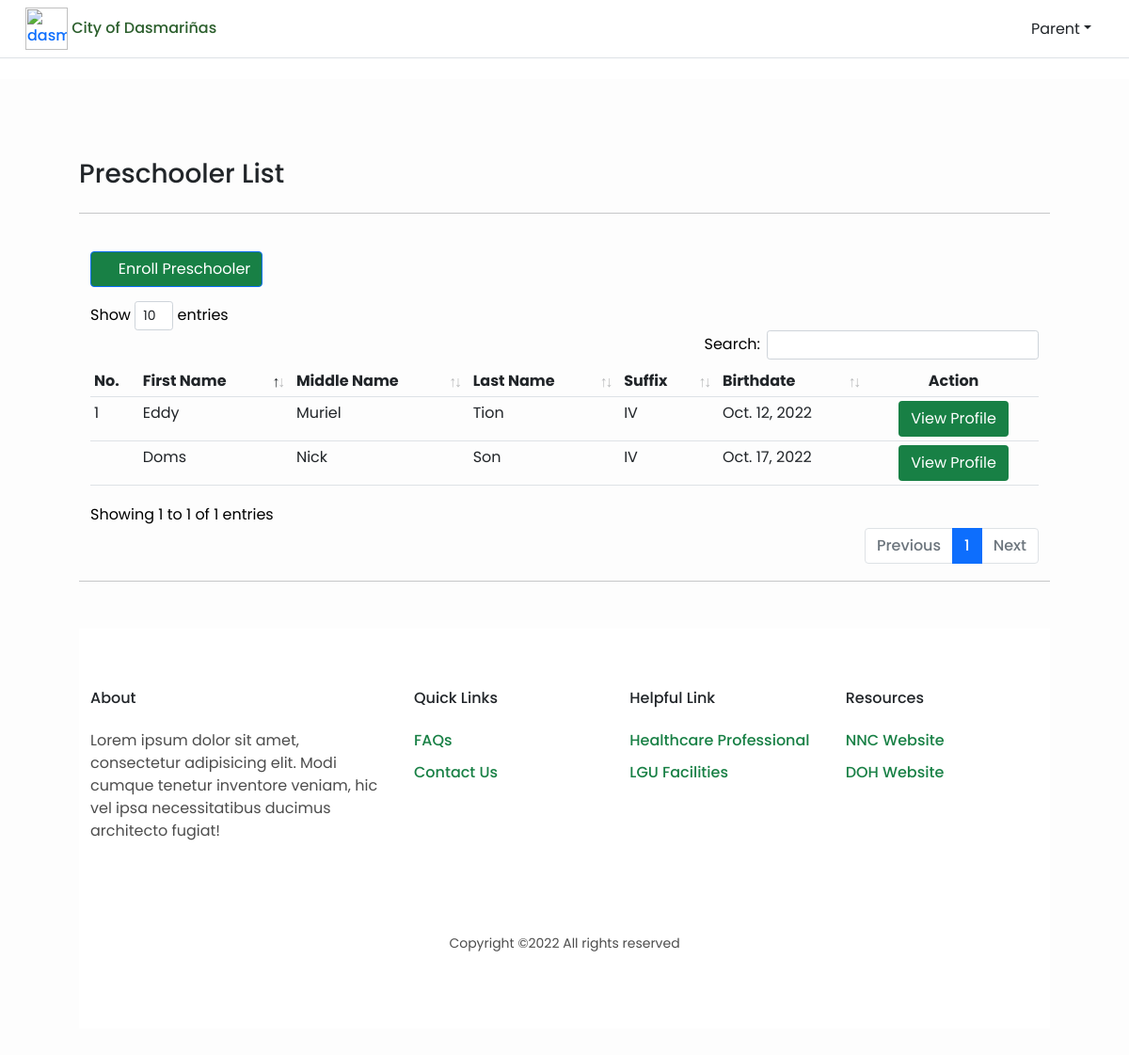
Screenshot of /home (signed in) with the database file from the repository.
### profilingApp/models.py (models this page shows, shortened)
class Preschooler(Model):
    parent = models.ForeignKey(Parent, on_delete=CASCADE)
    first_name = models.CharField(max_length=100)
    last_name = models.CharField(max_length=100)
    middle_name = models.CharField(max_length=100)
    suffix_name = models.CharField(max_length=100)
    birthday = models.DateField(null=True, blank=True)

### profilingApp/views.py (the view, shortened to what this page needs)
# urls.py: path('home', views.parent_home, name='parent_home'),
@login_required(login_url='login_registration')
def parent_home(request):
    parent_user = Parent.objects.get(user_id=request.user.id)
    preschooler = Preschooler.objects.filter(parent=parent_user)
    context = {'preschoolers' : preschooler}
    return render(request, 'activities/Parent Home.html', context)

### profilingApp/templates/activities/Parent Home.html (shortened to what this page needs)
{% load static %}
<html lang="en">
<head>
    <link rel="stylesheet" href="{% static '/CSS/DataTables/datatables.min.css' %}">
    <link rel="stylesheet" href="{% static '/CSS/styles.css' %}">
    <link rel="stylesheet" href="{% static '/CSS/font-awesome/css/all.min.css' %}">
    <link rel="stylesheet" href="{% static '/CSS/css/bootstrap.min.css' %}">
    <div class="site-header" id="header">
        <nav class="navbar fixed-top navbar-expand-lg navbar-dark index__navbar scrolled border-bottom" id="header">
            <div class="container-fluid">
                <div>
                    <a href="#" class="name" style="text-decoration: none;">
                        <img class="navbar-icon" style="margin-left:15px;" src="{% static '/Media/avatar.png' %}" alt="dasma-logo">
                        <span id="hidetitle" class="brand__name" style="color:#2c5f2dff;">City of Dasmariñas</span>
                    </a>
                </div>
                <div class="dropdown">
                    <button class="btn dropdown-toggle" type="button" id= "Headerddb" data-bs-toggle="dropdown" style="margin-right:15px"> <i class="fa fa-fw fa-user"></i>Parent</button>
                </div>
            </div>
        </nav>
    </div>
</head>
<body>
    <div id="grid" class="container-fluid" style="padding:7%; margin: top 65px;">
        <div class="container-grid">
            <div class="">
                <div class="row">
                    <div class="col">
                        <h3 style="text-align:left;">Preschooler List</h3>
                    </div>
                </div>
            <hr>
            <br>
            </div>
        </div>
    <div class="container text-black">
        <div class="row">
            <div class="col">
                <div class="text-left" >
                    <button style="margin-bottom: 15px; margin-right: 10px; background-color: #188045;" type="button" class="btn btn-primary" data-bs-toggle="modal" data-bs-target="#addSched"><span class="fa fa-calendar-alt"></span> Enroll Preschooler</button>
                </div>
                <div class="table-responsive">
                    <table class="table table-sm" id="preschoolers_table">
                        <thead>
                            <tr>
                                <th scope="col">No.</th>
                                <th scope="col">First Name</th>
                                <th scope="col">Middle Name</th>
                                <th scope="col">Last Name</th>
                                <th scope="col">Suffix</th>
                                <th scope="col">Birthdate</th>
                                <th scope="col" class="nosort text-center">Action</th>
                            </tr>
                        </thead>
                        <tbody>
                            {% for preschooler in preschoolers %}
                            <tr>
                                <td></td>
                                <td>{{ preschooler.first_name }}</td>
                                <td>{{ preschooler.middle_name }}</td>
                                <td>{{ preschooler.last_name }}</td>
                                <td>{{ preschooler.suffix_name }}</td>
                                <td>{{ preschooler.birthday }}</td>
                                <td style="text-align: center;">
                                    <div>
                                        <a href=""><button type="button" style="background-color: #188045; color: white;" class="btn">View Profile</button></a>
                                    </div>
                                </td>
                            </tr>
                        </tbody>
                        {% endfor %}
                    </table>
                </div>
            </div>
        </div>
    </div>
        <hr>
        <br>
    <div class="site-footer" id="footer">
        <div class="container">
            <div class="row">
                <div class="col-lg-4">
                    <h2 class="footer-heading mb-4">About</h2>
                    <p>Lorem ipsum dolor sit amet, consectetur adipisicing elit.
                        Modi cumque tenetur inventore veniam, hic vel ipsa necessitatibus
                        ducimus architecto fugiat!
                    </p>
                </div>
                <div class="col-lg-8">
                    <div class="row">
                        <div class="col-lg-4">
                            <h2 class="footer-heading mb-4">Quick Links</h2>
                            <ul class="list-unstyled">
                            <li><a href="#">FAQs</a></li>
                            <li><a href="#">Contact Us</a></li>
                            </ul>
                        </div>
                        <div class="col-lg-4">
                            <h2 class="footer-heading mb-4">Helpful Link</h2>
                            <ul class="list-unstyled">
                            <li><a href="#">Healthcare Professional</a></li>
                            <li><a href="#">LGU Facilities</a></li>
                            </ul>
                        </div>
                        <div class="col-lg-4">
                            <h2 class="footer-heading mb-4">Resources</h2>
                            <ul class="list-unstyled">
                            <li><a href="#">NNC Website</a></li>
                            <li><a href="#">DOH Website</a></li>
                            </ul>
                        </div>
                    </div>
                </div>
            </div>
            <div class="row text-center">
                <div class="col-md-12">
                    <div class="border-top pt-5">
                        <p class="copyright"><small>
                        Copyright ©<script>document.write(new Date().getFullYear());</script> All rights reserved
                        </small>
                        </p>
                    </div>
                </div>
            </div>
        </div>
    </div>
</body>

### profilingApp/static/CSS/styles.css (style rules this page uses)
.fixed-top { position: fixed; top: 0; right: 0; left: 0; z-index: 1030; }
.fixed-top.scrolled { background-color: #fff !important; background-image: none; transition: background-color 200ms linear; }
.navbar { transition: 0.5s ease-in-out; }
.navbar-icon { width: 45px; max-width: 50px; }
img { vertical-align: middle; border-style: none; }
* { margin: 0; padding: 0; box-sizing: border-box; font-family: 'Poppins', sans-serif; }
li, a, button { font-family: 'Poppins', sans-serif; font-weight: 500; font-size: 16px; color:#188045; text-decoration: none; }
li { list-style: none; display: list-item; text-align: -webkit-match-parent; }
.list-unstyled { padding-left: 0; list-style: none; }
a { text-decoration: none; }
#grid,#footer,#mysidenav,#header { transition: 0.5s ease-in-out; }
#grid { background-color: rgba(253, 253, 253, 0.952); position: relative; padding: 60px; width: 100%; margin-top: 60px; }
html { width: 100%; height: 100%; }
body { color: rgba(0, 0, 0, 0.6); font-family: 'Poppins', sans-serif; font-size: 14px; line-height: 1.6em; -webkit-font-smoothing: antialiased; -moz-osx-font-smoothing: grayscale; }
::placeholder { color:rgba(255, 255, 255, 0.253); }
#footer { position: relative; width: auto; background-color: #FFFFFF; margin: 10px auto; }
.row { display: -webkit-box; display: -ms-flexbox; display: flex; -ms-flex-wrap: wrap; flex-wrap: wrap; margin-right: 15px; margin-left: 15px; }
h2 { display: block; font-size: 1.5em; margin-block-start: 0.83em; margin-block-end: 0.83em; margin-inline-start: 0px; margin-inline-end: 0px; font-weight: bold; }
@media (min-width: 768px) { .site-footer { padding: 8em 0; } }
.site-footer { display: flex; padding: 4em 0; }
.mb-4 { font-size: 16px; margin-bottom: 1.5rem !important; }
.site-footer a { color: #188045; text-decoration: none; background-color: transparent; font-weight: 500; }
.site-footer ul li { margin-bottom: 10px; }
.site-footer p { color: rgba(0, 0, 0, 0.7); margin-top: 0; margin-bottom: 1rem; }
p { display: block; margin-block-start: 1em; margin-block-end: 1em; margin-inline-start: 0px; margin-inline-end: 0px; }
@media (min-width: 992px) { .col-lg-4 { -webkit-box-flex: 0; -ms-flex: 0 0 33.33333%; flex: 0 0 33.33333%; max-width: 33.33333%; } }
@media (min-width: 992px) { .col-lg-8 { -webkit-box-flex: 0; -ms-flex: 0 0 66.66667%; flex: 0 0 66.66667%; max-width: 66.66667%; } }
.site-footer .border-top { border-top: 1px solid rgba(255, 255, 255, 0.1) !important; }
.pt-5 { padding-top: 3rem !important; }
.col-6, .col-7, .col-12, .col, .col-sm-3, .col-sm-6, .col-md-3, .col-md-4, .col-md-5, .col-md-6, .col-md-8, .col-md-9, .col-md-10, .col-md-12, .col-lg-3, .col-lg-4, .col-lg-5, .col-lg-6, .col-lg-7, .col-lg-8, .col-lg-10, .col-lg-12, .col-xl-2 { position: relative; width: 100%; padding-right: 15px; padding-left: 15px; }
small, .small { font-size: 80%; font-weight: 400; }
.text-center { text-align: center !important; }
html { font-family: sans-serif; line-height: 1.15; -webkit-text-size-adjust: 100%; -webkit-tap-highlight-color: rgba(0, 0, 0, 0); }

### rows the page displays
Preschooler: first_name "Eddy", middle_name "Muriel", last_name "Tion", suffix_name "IV", birthday "Oct. 12, 2022"
Preschooler: first_name "Doms", middle_name "Nick", last_name "Son", suffix_name "IV", birthday "Oct. 17, 2022"
